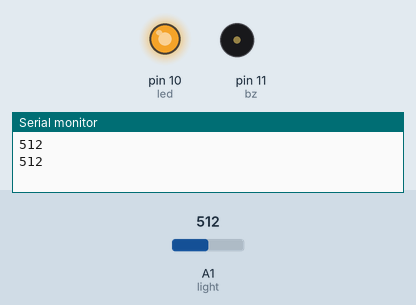
This sketch was run on a simulated Arduino Uno, built with avr-gcc and run on an emulated ATmega328P. Shown: output pins drawn as LEDs (lit = HIGH), buzzer (waves = sounding), the last lines printed to the serial monitor. The test bench sets the inputs (shaded band); at power-on: A1 (light) = 512.

Above: at 7.2 s.
7.5 s: A1 (light) set to 494
At 14.0 s:
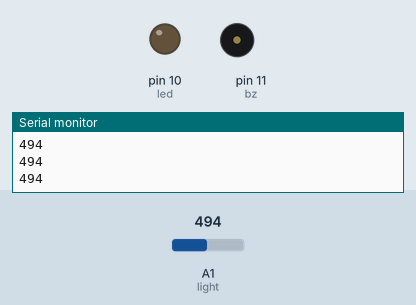
14.9 s: A1 (light) set to 510
At 15.31 s:
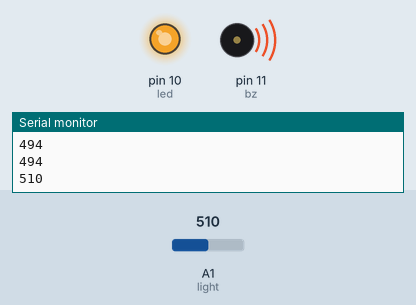
22.3 s: A1 (light) set to 490
At 29.3 s:
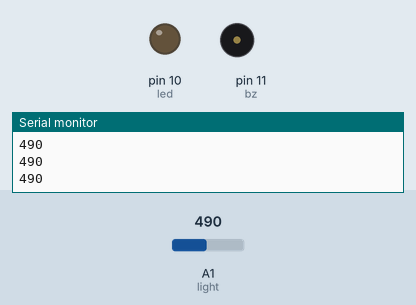
29.7 s: A1 (light) set to 511
At 32.9 s:
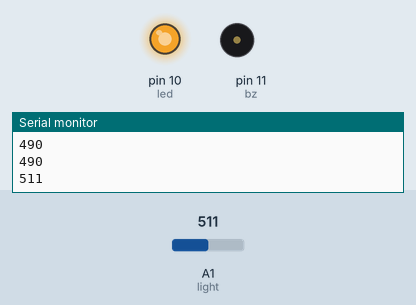
Timing chart, 0 to 38.1 s (numbered marks = the images above; inputs shaded):
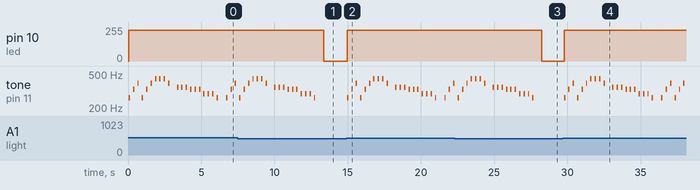

The sketch:

light_sensor.ino
```cpp
int light = A1;
int led = 10;
int bz = 11; // 버저 = 스피커
void sound();
void melody();

void setup() {
  pinMode(light, INPUT);
  pinMode(led, OUTPUT);
  Serial.begin(9600);
  #define NOTE_C4  262
  #define NOTE_D4  294
  #define NOTE_E4  330
  #define NOTE_F4  349
  #define NOTE_G4  392
  #define NOTE_A4  440

}

void loop() {
  int value = analogRead(light);
  Serial.println(value);
  delay(50);
  if(value>500)
  {
    analogWrite(led, 230);
    melody();
  }
  else
  {
    analogWrite(led, 0);
    analogWrite(bz, 0);
  }
}
void sound()
{
    analogWrite(bz, 500);
    delay(100);
    analogWrite(bz, 0);
    analogWrite(bz, 200);
    delay(10);
    analogWrite(bz,0);
    delay(10);
}
void melody(){
  tone(bz, NOTE_C4, 100);
  delay(300);
  tone(bz, NOTE_E4, 100);
  delay(300);
  tone(bz, NOTE_G4, 100);
  delay(300);
  tone(bz, NOTE_C4, 100);
  delay(300);
  tone(bz, NOTE_E4, 100);
  delay(300);
  tone(bz, NOTE_G4, 100);
  delay(300);
  tone(bz, NOTE_A4, 100);
  delay(300);
  tone(bz, NOTE_A4, 100);
  delay(300);
  tone(bz, NOTE_A4, 100);
  delay(300);
  tone(bz, NOTE_G4, 100);
  delay(600);
  tone(bz, NOTE_F4, 100);
  delay(300);
  tone(bz, NOTE_F4, 100);
  delay(300);
  tone(bz, NOTE_F4, 100);
  delay(300);
  tone(bz, NOTE_E4, 100);
  delay(300);
  tone(bz, NOTE_E4, 100);
  delay(300);
  tone(bz, NOTE_E4, 100);
  delay(300);
  tone(bz, NOTE_D4, 100);
  delay(300);
  tone(bz, NOTE_D4, 100);
  delay(300);
  tone(bz, NOTE_D4, 100);
  delay(300);
  tone(bz, NOTE_C4, 100);
  delay(600);
}
```

Measured:
- the behaviour switches between 501 and 500 on A1 (light) (found by bisection; images 0 and 1)
- after the input at 7.5 s, pin 10 (led): 230/255 → 0/255 after 5.9 s; tone on pin 11 (bz): goes on until 12.8 s, then stays silent
- after the input at 14.9 s, pin 10 (led): 0/255 → 230/255 after 0.06 s; tone on pin 11 (bz): plays 262 Hz for 0.10 s, 330 Hz for 0.10 s, 392 Hz for 0.10 s, 262 Hz for 0.10 s, 330 Hz for 0.10 s, 392 Hz for 0.10 s … (23 notes in this stretch), starting after 0.06 s
- after the input at 22.3 s, pin 10 (led): 230/255 → 0/255 after 6.0 s; tone on pin 11 (bz): goes on until 27.7 s, then stays silent
- after the input at 29.7 s, pin 10 (led): 0/255 → 230/255 after 0.07 s; tone on pin 11 (bz): plays 262 Hz for 0.10 s, 330 Hz for 0.10 s, 392 Hz for 0.10 s, 262 Hz for 0.10 s, 330 Hz for 0.10 s, 392 Hz for 0.10 s … (26 notes in this stretch), starting after 0.07 s
- by itself, tone on pin 11 (bz): plays 262 Hz for 0.10 s, 330 Hz for 0.10 s, 392 Hz for 0.10 s, 262 Hz for 0.10 s, 330 Hz for 0.10 s, 392 Hz for 0.10 s … (23 notes in this stretch)
